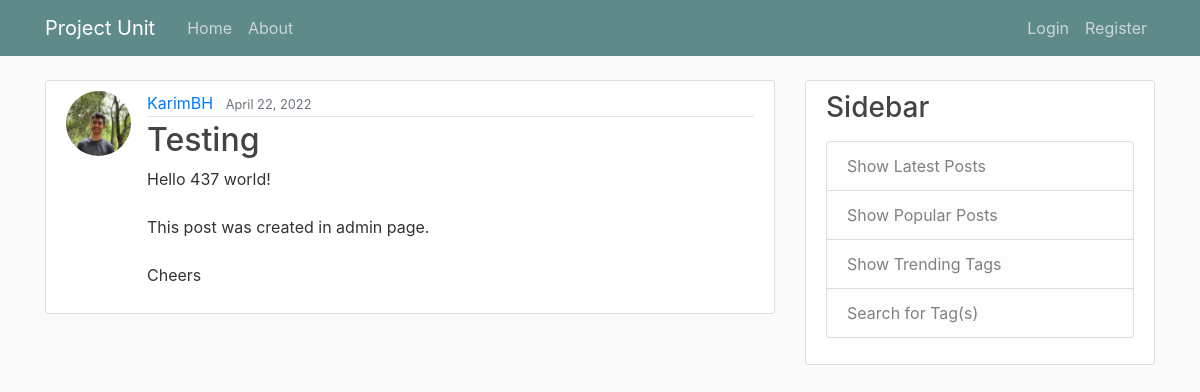
The app's page /post/4/ with its own data.
### projectunit/models.py (models this page shows, shortened)
class Post(models.Model):
    title = models.CharField(max_length=100)
    content = models.TextField()
    date_posted = models.DateTimeField(default=timezone.now)
    author = models.ForeignKey(User, on_delete=models.CASCADE)

### users/models.py (models this page shows, shortened)
class Profile(models.Model):
    user = models.OneToOneField(User, on_delete=models.CASCADE)
    image = models.ImageField(default='defaultt.jpg', upload_to='profile_pics')

### projectunit/views.py (the view)
# urls.py: path('post/<int:pk>/', PostDetailView.as_view(), name='post-detail'),
class PostDetailView(DetailView):
    model = Post

### projectunit/templates/projectunit/post_detail.html (shortened to what this page needs)
{% extends "projectunit/base.html" %}
{% block content %}
  <article class="media content-section">
    <img class="rounded-circle article-img" src="{{ object.author.profile.image.url }}">
    <div class="media-body">
      <div class="article-metadata">
        <a class="mr-2" href="#">{{ object.author }}</a>
        <small class="text-muted">{{ object.date_posted|date:"F d, Y" }}</small>
      </div>
      <h2 class="article-title">{{ object.title }}</h2>
      <p class="article-content">{{ object.content }}</p>
    </div>
  </article>
{% endblock content %}

### projectunit/static/projectunit/main.css (style rules this page uses)
body { background: #fafafa; color: #333333; margin-top: 5rem; }
h1, h2, h3, h4, h5, h6 { color: #444444; }
.content-section { background: #ffffff; padding: 10px 20px; border: 1px solid #dddddd; border-radius: 3px; margin-bottom: 20px; }
.article-title { color: #444444; }
.article-content { white-space: pre-line; }
.article-img { height: 65px; width: 65px; margin-right: 16px; }
.article-metadata { padding-bottom: 1px; margin-bottom: 4px; border-bottom: 1px solid #e3e3e3 }

### records on screen
Post: author.profile.image (picture), author "KarimBH", date_posted "April 22, 2022", title "Testing", content "Hello 437 world! This post was created in admin page. Cheers"
